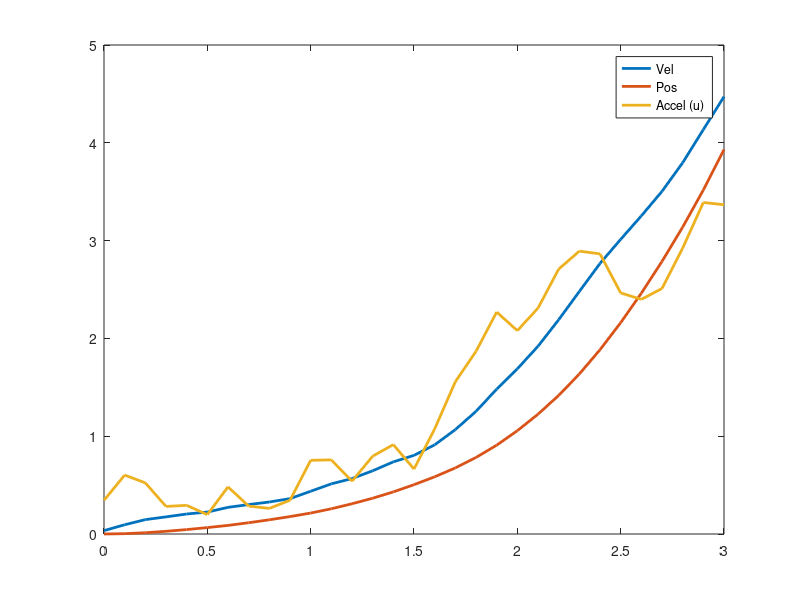

This figure's MATLAB source:

clear all; 
close all; 
rng(0); 

%% System Dynamics

m = 1; p = 2;  
Ts = 0.1; 
b = 0.0; % drag coefficient
A = [0 1; 0 -b];
B = [0; 1];
C = eye(2);
D = [0; 0];

% discrete time dynamics
Ad = eye(2) + Ts.*A;
Bd = Ts.*B;

%% Generate persistently exciting trajectory

tf = 3;
N = tf/Ts + 1;        % number of samples in trajectory
L = 10;         % prediction horizon (referred to as "lag" in Willems' paper)
n = 2;          % state cardinality (how many states are in the system)
walk = cumsum(rand(1,N) - 0.5);
% walk = 10*sin(0.5.*(1:N).*sin(1:N)).*sin(0.05.*(1:N)) + 0.5*rand(1,N) - 0.25; 
inp = @(t_in) walk(t_in);
dynamics = @(x,u) Ad*x + Bd*u; 
measurement = @(x, u) C*x + D*u; 
x = [0; 0];     % initial state
t = linspace(0, tf, N);
u_arr = zeros(1, N); 
x_arr = zeros(2, N); 

% get trajectories and plot
for i = 1:N
    x = dynamics(x, inp(i)); 
    x_arr(:,i) = x; 
    u_arr(:,i) = inp(i); 
end

plot(t, x_arr(2,:), 'LineWidth', 2)
hold on 
plot(t, x_arr(1,:), 'LineWidth', 2)
hold on
plot(t, u_arr, 'LineWidth', 2)
hold off
legend('Vel', 'Pos', 'Accel (u)')

% generate Hankel matrices
Hy = zeros(p*(L+n), N-L+1); Hu = zeros(m*(L+n), N-L+1); 
for i = 1:N-L-n+1
    u_t = u_arr(:,i:i+m*(L+n)-1); y_t = x_arr(:,i:i+L+n-1);
    Hu(:,i) = u_t(:); 
    Hy(:,i) = y_t(:);
end
